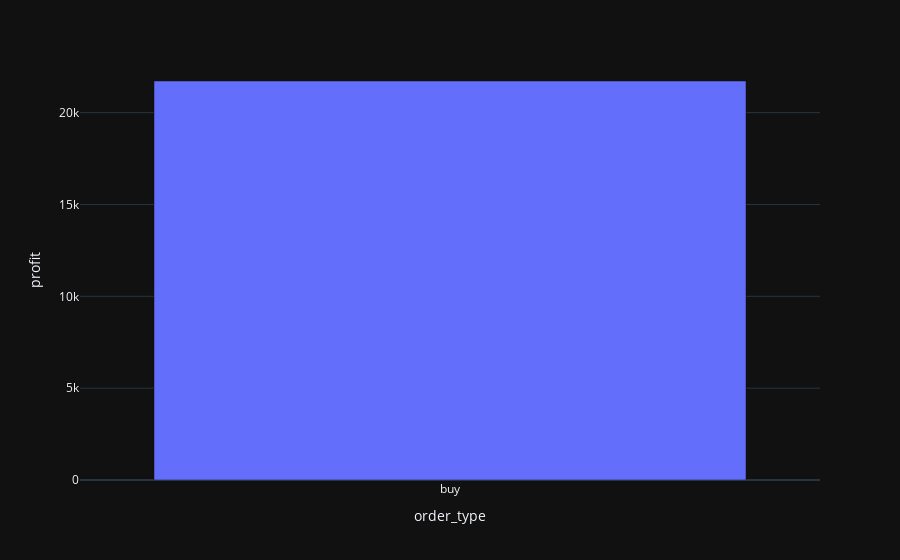
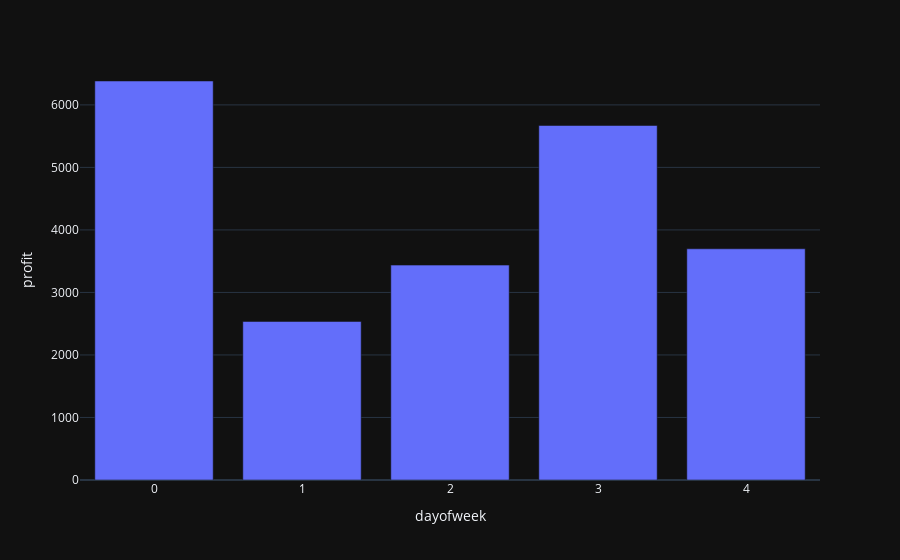
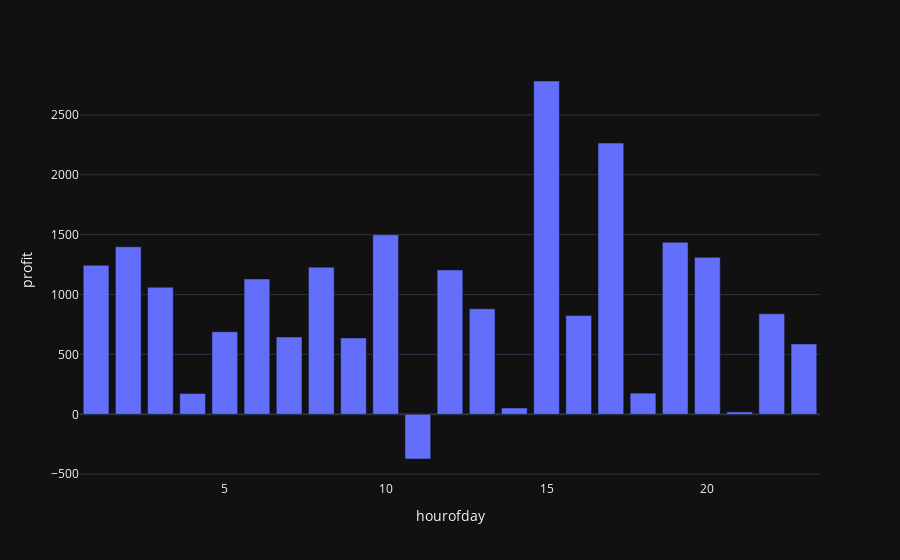
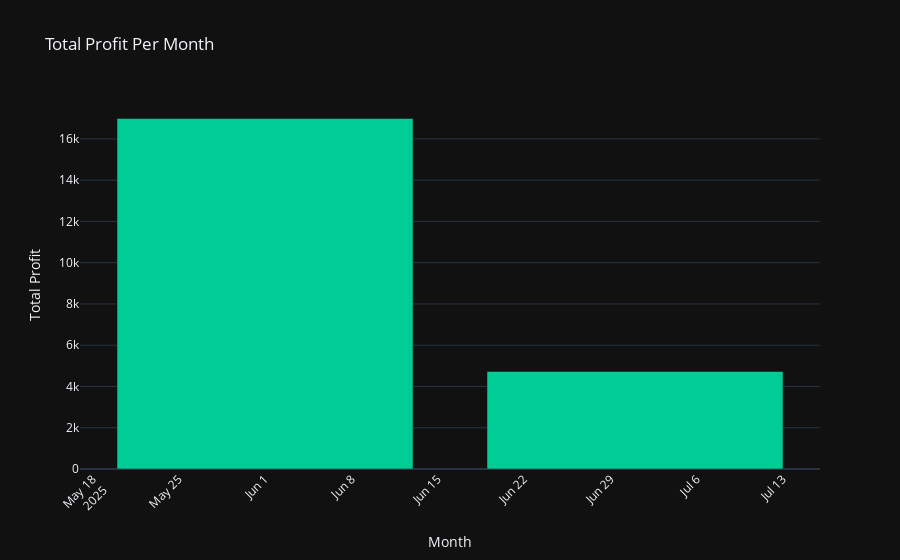

These figures' notebook cell, in order:
### Code cell
evaluate_backtest(bt.trades)

### Figure 1 — Plotly figure (JSON) as saved in the notebook; plotly's stock layout.template omitted (floating-point values rounded to 4 significant figures)
{"data": [{"hovertemplate": "order_type=%{x}<br>profit=%{y}<extra></extra>", "legendgroup": "", "marker": {"color": "#636efa", "pattern": {"shape": ""}}, "name": "", "orientation": "v", "showlegend": false, "textposition": "auto", "type": "bar", "x": ["buy"], "xaxis": "x", "y": [21720.0], "yaxis": "y"}], "layout": {"barmode": "relative", "legend": {"tracegroupgap": 0}, "margin": {"t": 60}, "xaxis": {"anchor": "y", "domain": [0, 1], "title": {"text": "order_type"}}, "yaxis": {"anchor": "x", "domain": [0, 1], "title": {"text": "profit"}}}}

### Figure 2 — Plotly figure (JSON) as saved in the notebook; plotly's stock layout.template omitted (floating-point values rounded to 4 significant figures)
{"data": [{"hovertemplate": "dayofweek=%{x}<br>profit=%{y}<extra></extra>", "legendgroup": "", "marker": {"color": "#636efa", "pattern": {"shape": ""}}, "name": "", "orientation": "v", "showlegend": false, "textposition": "auto", "type": "bar", "x": [0, 1, 2, 3, 4], "xaxis": "x", "y": [6382.0, 2536.0, 3437.0, 5670.0, 3698.0], "yaxis": "y"}], "layout": {"barmode": "relative", "legend": {"tracegroupgap": 0}, "margin": {"t": 60}, "xaxis": {"anchor": "y", "domain": [0, 1], "title": {"text": "dayofweek"}}, "yaxis": {"anchor": "x", "domain": [0, 1], "title": {"text": "profit"}}}}

### Figure 3 — Plotly figure (JSON) as saved in the notebook; plotly's stock layout.template omitted (floating-point values rounded to 4 significant figures)
{"data": [{"hovertemplate": "hourofday=%{x}<br>profit=%{y}<extra></extra>", "legendgroup": "", "marker": {"color": "#636efa", "pattern": {"shape": ""}}, "name": "", "orientation": "v", "showlegend": false, "textposition": "auto", "type": "bar", "x": [1, 2, 3, 4, 5, 6, 7, 8, 9, 10, 11, 12, 13, 14, 15, 16, 17, 18, 19, 20, 21, 22, 23], "xaxis": "x", "y": [1245.0, 1399.0, 1061.0, 174.0, 690.0, 1130.0, 646.0, 1229.0, 638.0, 1499.0, -373.0, 1206.0, 881.0, 53.0, 2783.0, 825.0, 2265.0, 177.0, 1436.0, 1311.0, 20.0, 840.0, 588.0], "yaxis": "y"}], "layout": {"barmode": "relative", "legend": {"tracegroupgap": 0}, "margin": {"t": 60}, "xaxis": {"anchor": "y", "domain": [0, 1], "title": {"text": "hourofday"}}, "yaxis": {"anchor": "x", "domain": [0, 1], "title": {"text": "profit"}}}}

### Figure 4 — Plotly figure (JSON) as saved in the notebook; plotly's stock layout.template omitted (floating-point values rounded to 4 significant figures)
{"data": [{"hovertemplate": "Month=%{x}<br>Total Profit=%{y}<extra></extra>", "legendgroup": "", "marker": {"color": "#00CC96", "pattern": {"shape": ""}}, "name": "", "orientation": "v", "showlegend": false, "textposition": "auto", "type": "bar", "x": ["2025-06", "2025-07"], "xaxis": "x", "y": [16990.0, 4731.0], "yaxis": "y"}], "layout": {"barmode": "relative", "legend": {"tracegroupgap": 0}, "title": {"text": "Total Profit Per Month"}, "xaxis": {"anchor": "y", "domain": [0, 1], "tickangle": -45, "title": {"text": "Month"}}, "yaxis": {"anchor": "x", "domain": [0, 1], "title": {"text": "Total Profit"}}}}
